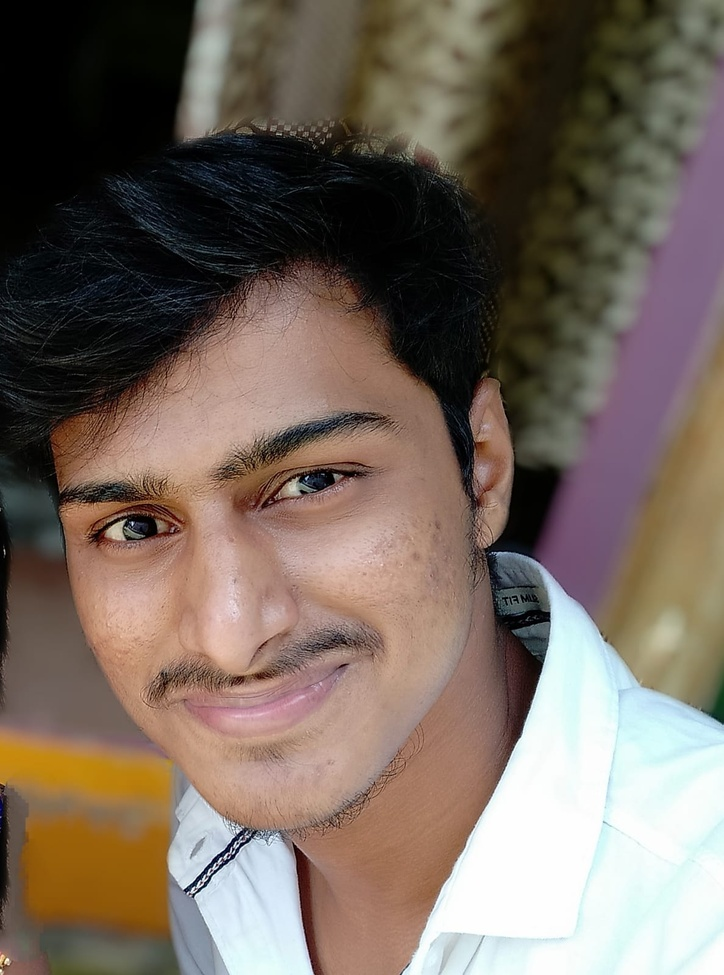
#> input picture photo.jpg, 724 x 975 px, shrunk from 1187 x 1600 before the run
$ jupyter execute 'Image Processing.ipynb'
#> lines starting #> are read from the running program, lines starting #| are printed output that depends on the picture
[cell 1]
import cv2

[cell 2]
img = cv2.imread("photo.jpg", 1)
#> img is the input picture: shape (975, 724, 3); mean B, G, R 94.1, 105, 118.9
img.shape
#> Out = (975, 724, 3)

[cell 3]
print(type(img))
#| <class 'numpy.ndarray'>

[cell 4]
print(img.dtype)
#| uint8

[cell 5]
cv2.imshow("My Photo",img)
k = cv2.waitKey(0)
#> (key q is pressed here)
if k == 27 or k == ord('q'):
    cv2.destroyAllWindows()

[cell 6]
gray = cv2.cvtColor(img, cv2.COLOR_BGR2GRAY)
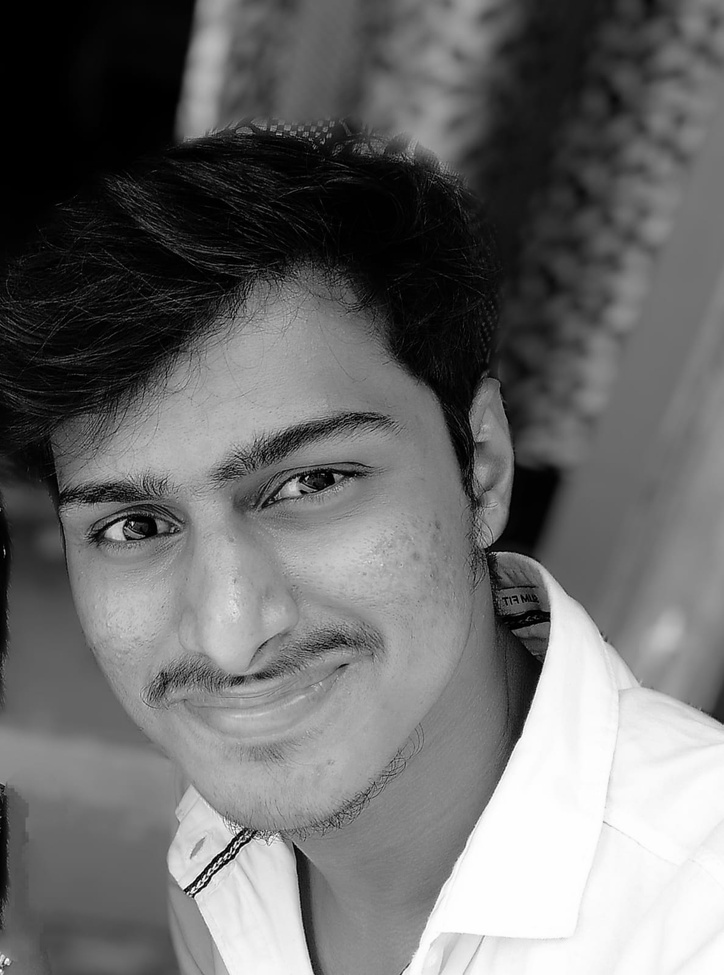
#> gray: shape (975, 724); min 0, max 255, mean 107.9
cv2.imshow("My Photo",gray)
k = cv2.waitKey(0)
#> (key q is pressed here)
if k == 27 or k == ord('q'):
    cv2.destroyAllWindows()
